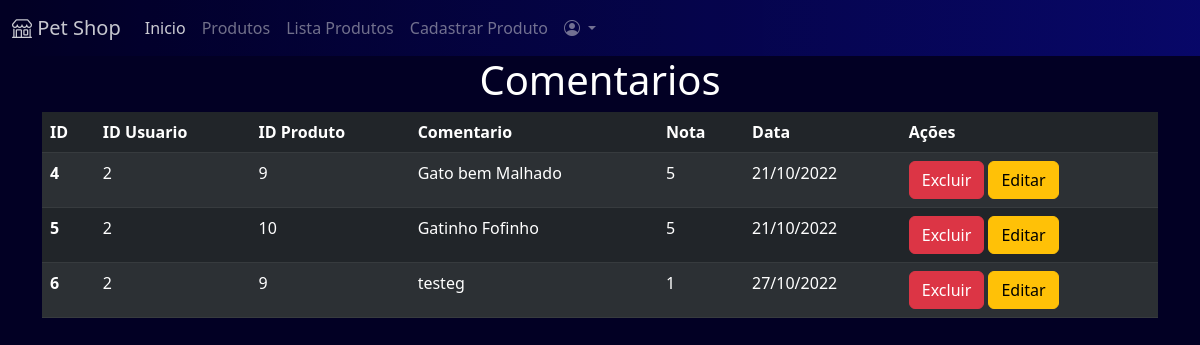
Page /comentarios/lista.php on the committed database.
### tables this page shows
CREATE TABLE comentarios(
id INTEGER PRIMARY KEY AUTOINCREMENT,
id_usuario INTEGER,
id_produto INTEGER,
comentario TEXT,
nota INTEGER,
dataComentario TEXT,
FOREIGN KEY(id_usuario) REFERENCES usuarios(id),
FOREIGN KEY(id_produto) REFERENCES produtos(id)
);

### comentarios/lista.php (the view, shortened to what this page needs)
<?php
include '../configuracao/conexao.php';
$selecionarComentarios = "SELECT * FROM comentarios";
$comentarios = $db->query($selecionarComentarios);
include '../componentes/header.php';
?>
<div class="container ">
    <div class="row">
        <div class="col-12">
            <h1 class="text-center text-white">
                Comentarios
            </h1>
        </div>
    </div>
    <div class="row">
        <div class="col-12">
            <table class="table table-striped table-dark">
                <thead>
                    <tr>
                        <th scope="col">ID</th>
                        <th scope="col">ID Usuario</th>
                        <th scope="col">ID Produto</th>
                        <th scope="col">Comentario</th>
                        <th scope="col">Nota</th>
                        <th scope="col">Data</th>
                        <th scope="col">Ações</th>
                    </tr>
                </thead>
                <tbody>
                    <?php
                    if ($comentarios->fetchArray()) {
                        while ($comentario = $comentarios->fetchArray()) {
                            ?>
                            <tr>
                                <th scope="row"><?php echo $comentario['id']; ?></th>
                                <td><?php echo $comentario['id_usuario']; ?></td>
                                <td><?php echo $comentario['id_produto']; ?></td>
                                <td><?php echo $comentario['comentario']; ?></td>
                                <td><?php echo $comentario['nota']; ?></td>
                                <td><?php echo $comentario['dataComentario']; ?></td>
                                <td>
                                    <a href="delete.php?u_id=<?php echo $comentario['id']; ?>" class="btn btn-danger">Excluir</a>
                                    <a href="editar.php?u_id=<?php echo $comentario['id']; ?>" class="btn btn-warning">Editar</a>
                                </td>
                            </tr>
                            <?php
                        }
                    }
                    ?>
                </tbody>
            </table>
        </div>
    </div>
</div>
<?php
include '../componentes/footer.php';
?>

### componentes/estilo.css (style rules this page uses)
.bg-2 { background-color: #020024; }

### rows in the picture
comentarios: id "4", id_usuario "2", id_produto "9", comentario "Gato bem Malhado", nota "5", dataComentario "21/10/2022"
comentarios: id "5", id_usuario "2", id_produto "10", comentario "Gatinho Fofinho", nota "5", dataComentario "21/10/2022"
comentarios: id "6", id_usuario "2", id_produto "9", comentario "testeg", nota "1", dataComentario "27/10/2022"
